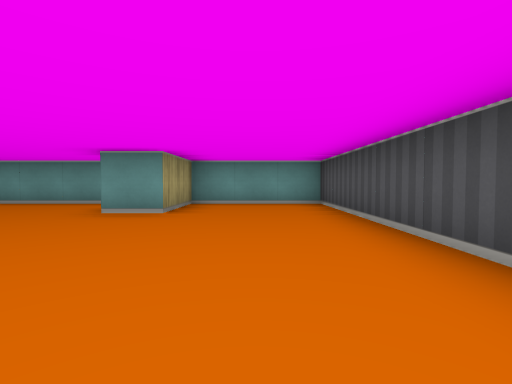
View 1 (above)

16 first-person views from a walk through a cub3D maze. The camera is about half as high as the walls, tilts 2° down and sees 85° across. The floor is counted in squares. Each view is taken from the middle of a square. On the plan, view 1 faces up. The plan holds only what a view shows up to about 9 squares ahead; the rest is blank.

View 2
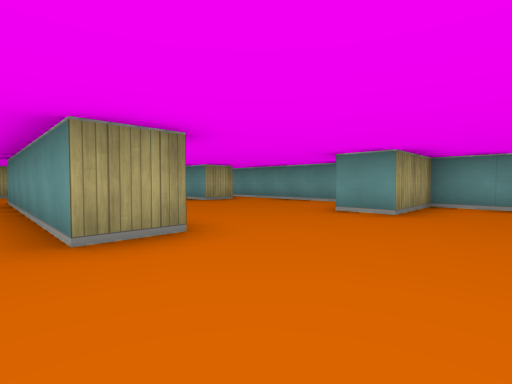

View 3
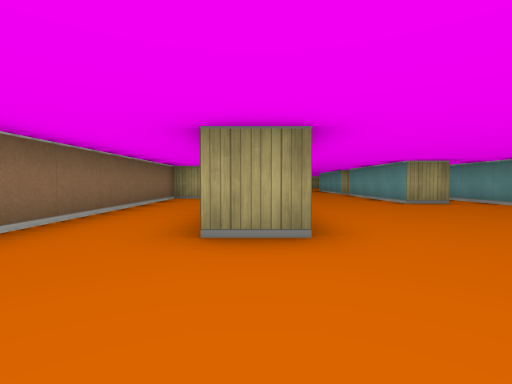

View 4
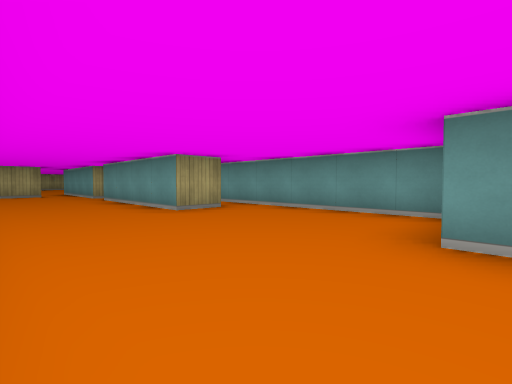

View 5
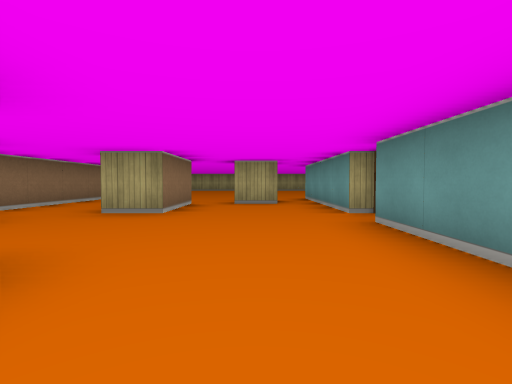

View 6
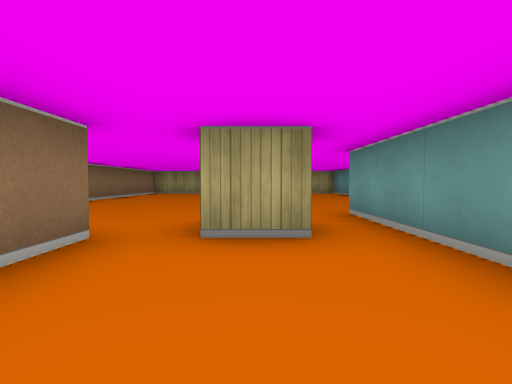

View 7
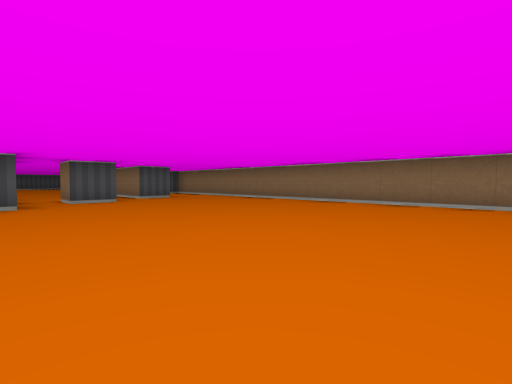

View 8
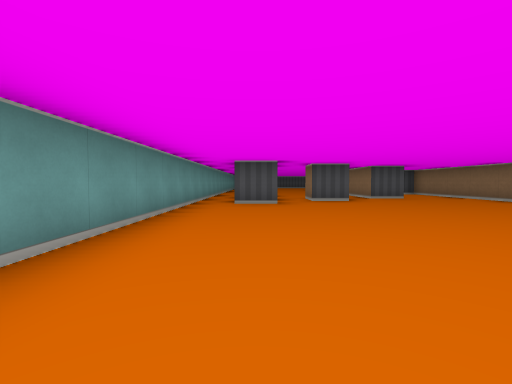

View 9
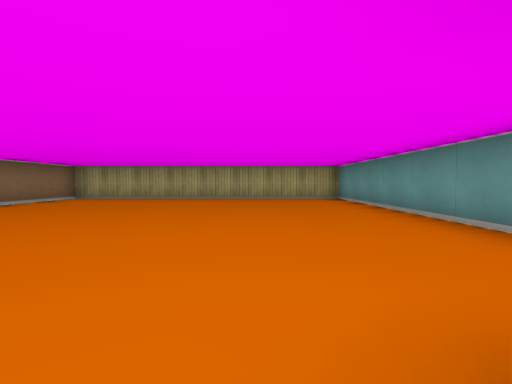

View 10
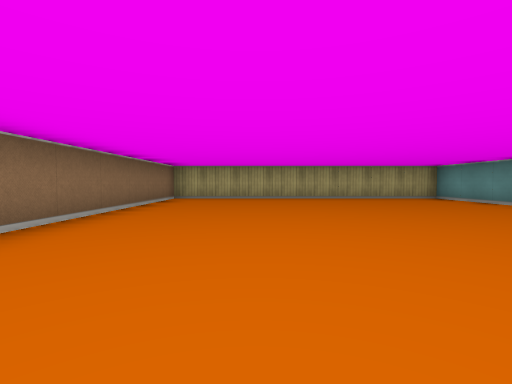

View 11
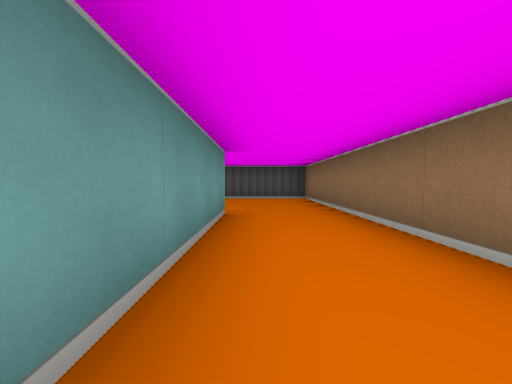

View 12
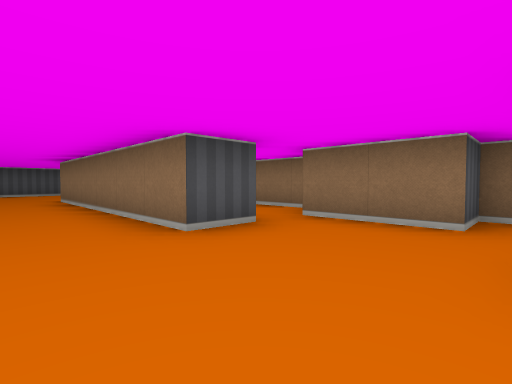

View 13
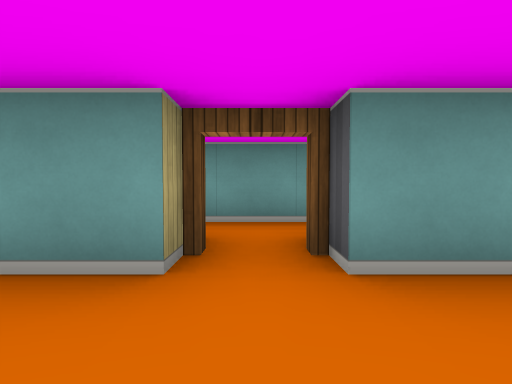

View 14
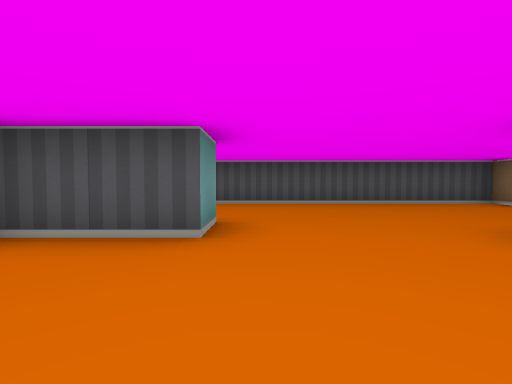

View 15
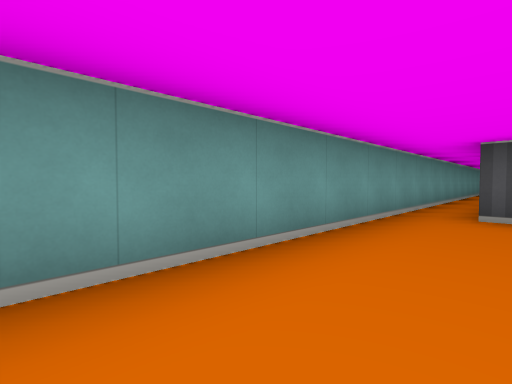

View 16
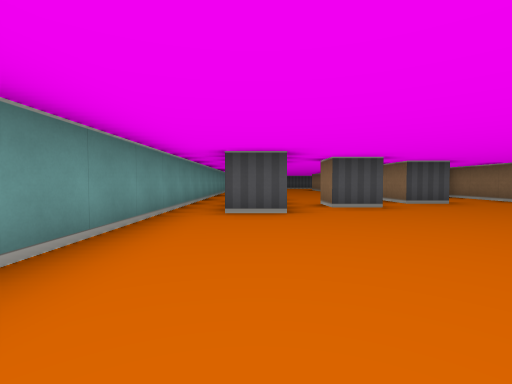

### Floor plan
Points are (right, up) in squares from view 1. A wall is a line through its corners. A room is listed if a view was taken in it or the views show most of it. See-through windows are left out.
Room 1 (views 1, 2, 3, 4, 5, 6, 7, 8, 9, 10, 11, 12, 13, 14, 15, 16)
walls: (-11.5, 4.5) (-15.5, 4.5) (-15.5, 5.5); (-8.5, 1.5) (-2.5, 1.5) (-2.5, 0.5) (-8.5, 0.5) (-8.5, 1.5); (-13.5, 0.4) (-13.5, 1.5) (-11.5, 1.5) (-11.5, 0.5); (-14.5, 2.4) (-14.5, 3.5) (-13.5, 3.5) (-13.5, 2.5); (-6.5, 5.6) (-6.5, 4.5) (-10.5, 4.5); (-2.9, 6.5) (-23.5, 6.5) (-23.5, -1.5) (-10.5, -1.5) (-10.5, -0.5) (-8.5, -0.5) (-8.5, -1.5) (1.5, -1.5) (1.5, 6.5) (-1.5, 6.5) (-1.5, 4.5) (-2.5, 4.5) (-2.5, 6.4)
ways out: open door at (-11, 5)

Where each view was taken, in squares from view 1:
view 1: 0 up, 0 right, facing up
view 2: 0 up, 0 right, facing up-left
view 3: 1 up, 0 right, facing left
view 4: 2 up, 2 left, facing up-left
view 5: 3 up, 7 left, facing left
view 6: 3 up, 11 left, facing left
view 7: 5 up, 22 left, facing down-right
view 8: 5 up, 22 left, facing right
view 9: 4 up, 15 left, facing left
view 10: 1 up, 15 left, facing left
view 11: 0 up, 7 left, facing right
view 12: 3 up, 11 left, facing down-right
view 13: 3 up, 11 left, facing up
view 14: 4 up, 5 left, facing right
view 15: 5 up, 20 left, facing up-right
view 16: 5 up, 20 left, facing right
